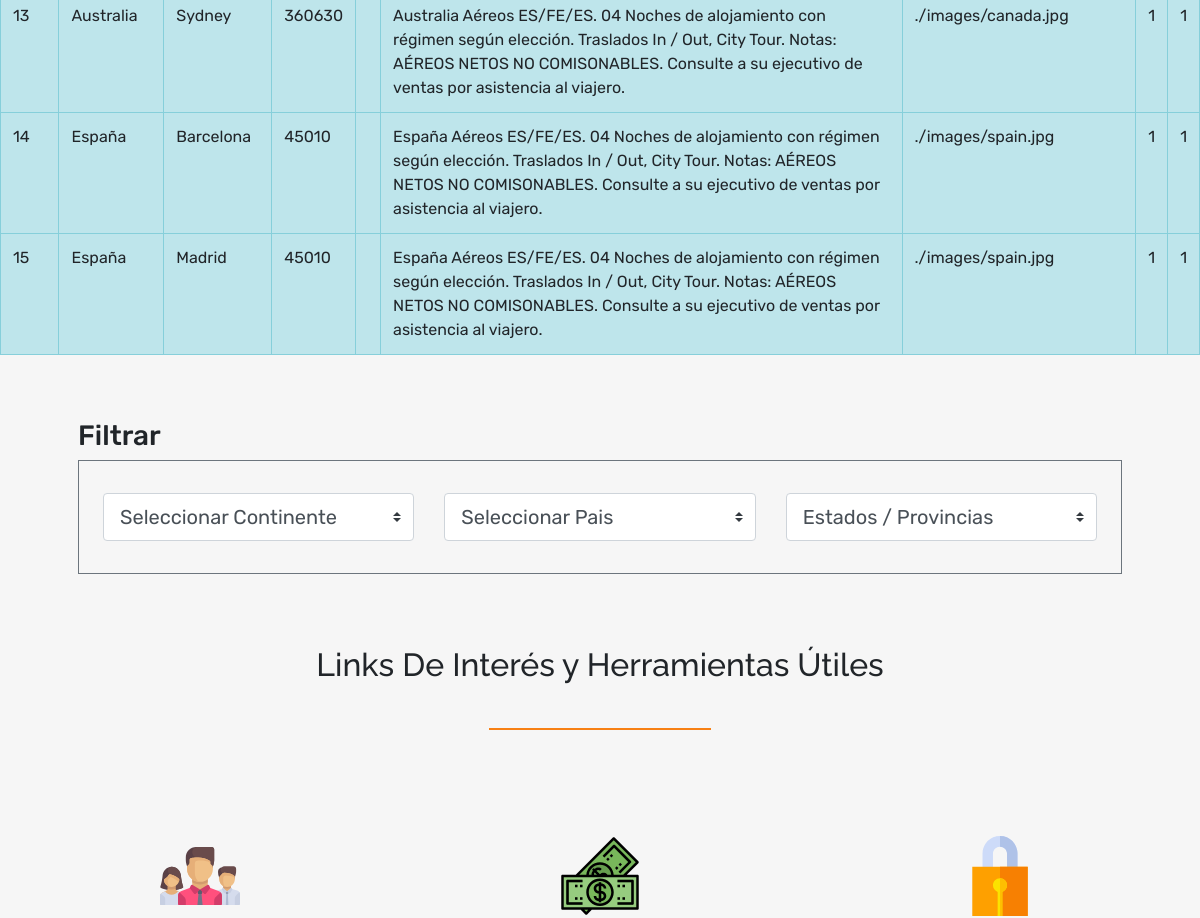
Page /catalogo.php (middle part) on the earlier database version.
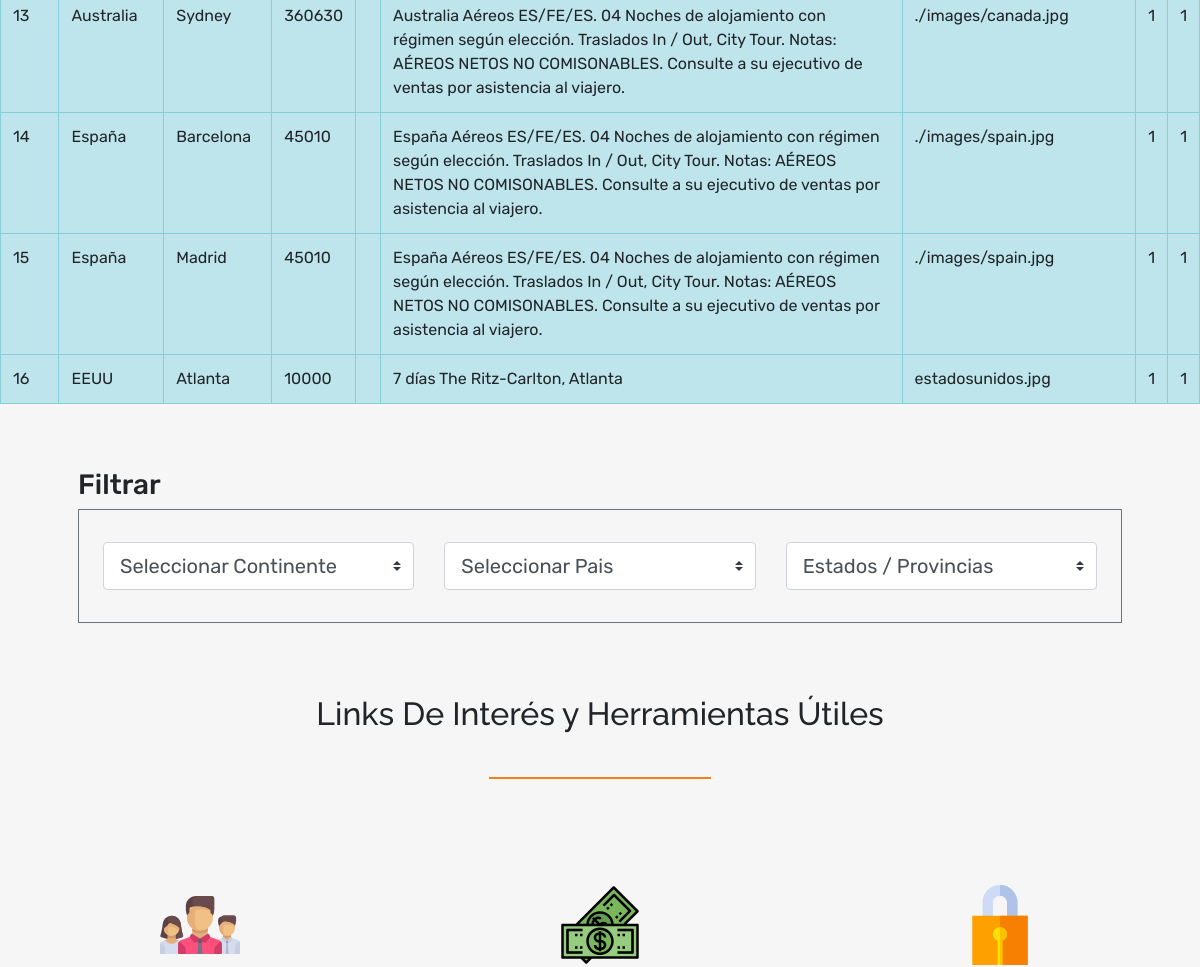
Same page on the later database version.
### tables this page shows
CREATE TABLE `productos` (
  `idproducto` int(11) NOT NULL,
  `idciudad` varchar(3) NOT NULL,
  `precio` int(100) NOT NULL,
  `descripcion` varchar(1000) NOT NULL,
  `detalle` varchar(1000) NOT NULL,
  `url` varchar(300) NOT NULL,
  `destacado` tinyint(1) NOT NULL,
  `activo` tinyint(1) NOT NULL
);

CREATE TABLE `paises` (
  `idpais` varchar(3) NOT NULL,
  `nombrepais` varchar(50) NOT NULL,
  `idcontinente` varchar(2) NOT NULL,
  `activo` tinyint(1) NOT NULL DEFAULT 0
);

CREATE TABLE `ciudades` (
  `idciudad` varchar(3) NOT NULL,
  `nombreciudad` varchar(50) NOT NULL,
  `idpais` varchar(3) NOT NULL
);

### includes/crud_productos.php (called while the page is built, shortened)
<?php
	class CrudProducto{
		public function mostrar(){
			$db=DB::conectar();
			$listarProductos=[];
				$select=$db->query('SELECT pr.idproducto as idproducto, c.nombreciudad as nombreciudad, pa.nombrepais as pais,
											pr.precio as precio, pr.descripcion as descripcion, pr.detalle as detalle,
											pr.url as url, pr.destacado as destacado, pr.activo as activo
									FROM productos pr, ciudades c, paises pa
									WHERE pr.idciudad=c.idciudad
									AND c.idpais=pa.idpais AND pr.activo=1');
			foreach ($select->fetchAll() as $producto) {
				$myProducto = new Producto();
				$myProducto->setIdProducto($producto['idproducto']);
				$myProducto->setCiudad($producto['nombreciudad']);
				$myProducto->setPais($producto['pais']);
				$myProducto->setPrecio($producto['precio']);
				$myProducto->setDescripcion($producto['descripcion']);
				$myProducto->setDetalle($producto['detalle']);
				$myProducto->setUrl($producto['url']);
				$myProducto->setDestacado($producto['destacado']);
				$myProducto->setActivo($producto['activo']);
				$listarProductos[]=$myProducto;
			 }
			return $listarProductos;
		}
	}
?>

### includes/producto.php (called while the page is built, shortened)
<?php
class producto {
    private $idproducto;
    private $ciudad;
    private $pais;
    private $precio;
    private $detalle;
    private $url;
    private $destacado;
    private $activo;
    public function getIdProducto(){ return $this->idproducto ;}
    public function setIdProducto($idproducto){return $this->idproducto = $idproducto;}
    public function getCiudad(){return $this->ciudad ;}
    public function setCiudad($ciudad){return $this->ciudad = $ciudad;}
    public function getPais(){return $this->pais ;}
    public function setPais($pais){return $this->pais = $pais;}
    public function getPrecio(){return $this->precio ;}
    public function setPrecio($precio){return $this->precio = $precio;}
    public function setDescripcion($descripcion){return $this->$descripcion = $descripcion;}
    public function getDetalle(){return $this->detalle;}
    public function setDetalle($detalle){return $this->detalle = $detalle;}
    public function getUrl(){return $this->url ;}
    public function setUrl($url){return $this->url = $url;}
    public function getDestacado(){return $this->destacado ;}
    public function setDestacado($destacado){return $this->destacado = $destacado; }
    public function getActivo(){return $this->activo ;}
    public function setActivo($activo){return $this->activo = $activo;}
}
?>

### includes/filtro.php (the view, shortened to what this page needs)
<?php
require_once ('crud_productos.php');
require_once ('producto.php');
$crud = new CrudProducto();
$listarProductos=$crud->mostrar();
?>
<div>
<table class="table table-bordered tablamostrar1 ">
		<tbody>
			<?php foreach ($listarProductos as $producto) {?>
			<tr class="table-info">
                <td><?php echo $producto->getIdProducto() ?></td>
                <td><?php echo $producto->getPais() ?></td>
                <td><?php echo $producto->getCiudad() ?></td>
                <td><?php echo $producto->getPrecio() ?></td>
                <td><?php echo $producto->getDescripcion() ?></td>
                <td><?php echo $producto->getDetalle() ?></td>
                <td><?php echo $producto->getUrl() ?></td>
                <td><?php echo $producto->getDestacado() ?></td>
                <td><?php echo $producto->getActivo() ?></td>
			</tr>
			<?php }?>
		</tbody>
	</table>
</div>
<div class="container pt-4 px-5">
    <div class="row justify-content-center">
        <div class="col-12">
            <div class="filter-wrap py-4">
                <h3>Filtrar</h3>
                <div class="filter-border p-4 border border-secondary">
                    <div class="filter-inner">
                        <div class="filtrolugar">
                            <div class="row justify-content-center align-items-center">
                                <div class="col-12 col-md-6 col-lg-4 py-2">
                                    <form action="" method="GET" class="">
                                        <select name="continente" class="custom-select custom-select-lg" id="continente" onchange="this.form.submit()">
                                            <option value="" selected="selected">Seleccionar Continente</option>
                                        </select>
                                    </form>
                                </div>
                                <div class="col-10 col-md-6 col-lg-4">
                                    <form action="" method="GET" class="">
                                        <select name="pais" class="custom-select custom-select-lg" id="pais" onchange="this.form.submit()">
                                            <option value="">Seleccionar Pais</option>
                                        </select>
                                    </form>
                                </div>
                                <div  class="col-12 col-md-6 col-lg-4">
                                <form action="" method="GET" class="">
                                        <select name="estadoprovincia" class="custom-select custom-select-lg" id="estadoprovincia" onchange="this.form.submit()">
                                            <option value="">Estados / Provincias</option>
                                        </select>
                                        </form>
                                </div>
                            </div>
                        </div>
                    </div>
                </div>
            </div>
        </div>
    </div>
</div>

### catalogo.php (shortened to what this page needs)
<!DOCTYPE html>
<html lang="es">
<head>
    <?php require_once "./includes/head.php"; ?>
</head>
<body>
    <?php
    require_once "./includes/filtro.php";
    require_once "./includes/productoportada.php";
    require_once "./includes/linkinteresesyherramientas.php";
    ?>
</body>
</html>

### includes/head.php (shortened to what this page needs)
<link rel="stylesheet" href="./css/style.css">
<link rel="stylesheet" href="./css/bootstrap.min.css">
<link rel="stylesheet" href="./css/jquery.fancybox.min.css" />
<link rel="stylesheet" href="https://stackpath.bootstrapcdn.com/font-awesome/4.7.0/css/font-awesome.min.css" />

### includes/productoportada.php (shortened to what this page needs)
<div class="container">
  <div class="row justify-content-center pb-4">
  </div>
</div>

### includes/linkinteresesyherramientas.php (shortened to what this page needs)
<section class="container-fluid p-0 pt-4 text-center">
    <div class="container">
        <div class="row pb-4">
            <div class="col-xs-12 col-sm-12 col-md-12 col-lg-12">
                <h2 class="herramientas"> Links De Interés y Herramientas Útiles</h2>
            </div>
        </div>
        <div class="text-center">
            <svg width="20%" height="2">
                <rect width="100%" height="100" style="fill:#F78014;stroke-width:0;stroke:rgb(0,0,0)" />
            </svg>
        </div>
    </div>
    <div class="container-fluid linkinteres">
        <div class="row">
            <div class="col-lg-4 col-md-6">
                <div class="single_travel text-center py-3">
                    <div class="icon">
                        <img src="images/1.svg" alt="" height="80" width="auto">
                    </div>
                </div>
            </div>
            <div class="col-lg-4 col-md-6">
                <div class="single_travel text-center py-3">
                    <div class="icon">
                        <img src="images/2.svg" alt="" height="80" width="auto">
                    </div>
                </div>
            </div>
            <div class="col-lg-4 col-md-6">
                <div class="single_travel text-center py-3">
                    <div class="icon">
                        <img src="images/3.svg" alt="" height="80" width="auto">
                    </div>
                </div>
            </div>
        </div>
    </div>
</section>

### css/style.css (style rules this page uses)
* { margin: 0; padding: 0; box-sizing: border-box; }
body { font-family: "Rubik", sans-serif !important; background-color: #f6f6f6 !important; }
.herramientas { font-family: "Raleway", sans-serif; text-align: center; }
.single_travel .icon { padding: 1em 0; }
.linkinteres { padding: 4em 0; }

Differences in the rows shown:
added productos: idproducto "16", paises.nombrepais "EEUU", ciudades.nombreciudad "Atlanta", precio "10000", detalle "7 días The Ritz-Carlton, Atlanta", url "estadosunidos.jpg", destacado "1", activo "1"
